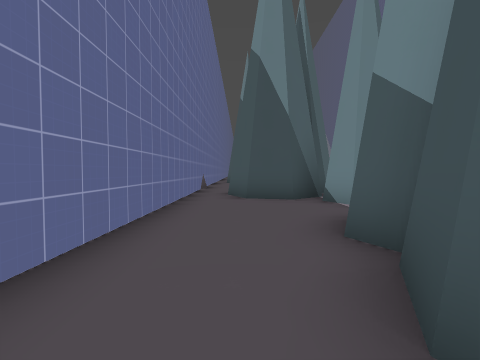
view 1 (above)

15 first-person views from a walk through a 3-D level made in the Godot game engine. The camera is 1.4 m above the floor, tilts 2° down and sees 85° across. The floor is counted in squares, 2 m on a side. Each view is taken from the middle of a square. On the plan, view 1 faces up. The plan holds only what a view shows up to about 9 squares ahead; the rest is blank. The place goes on beyond the plan. Surface patterns are stand-ins for the level's own textures.

view 2
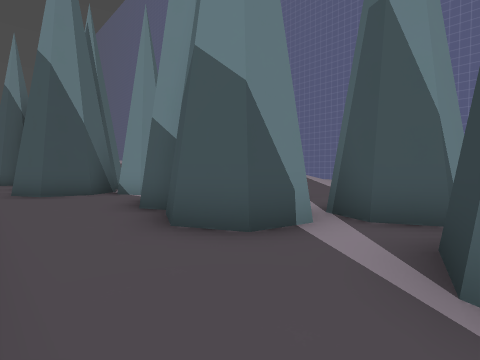

view 3
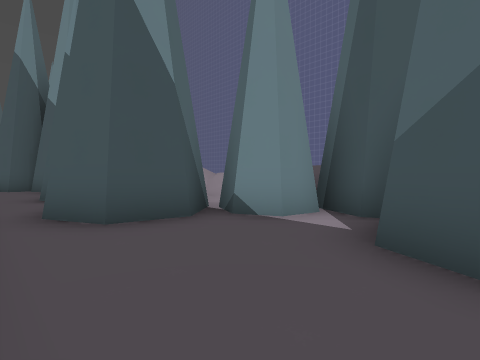

view 4
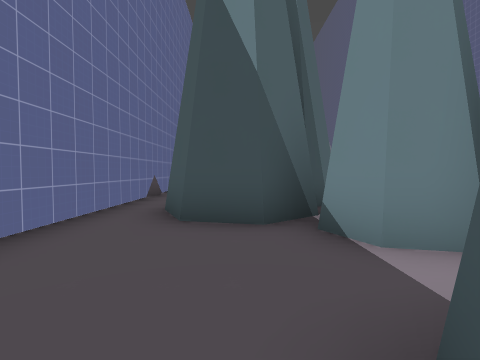

view 5
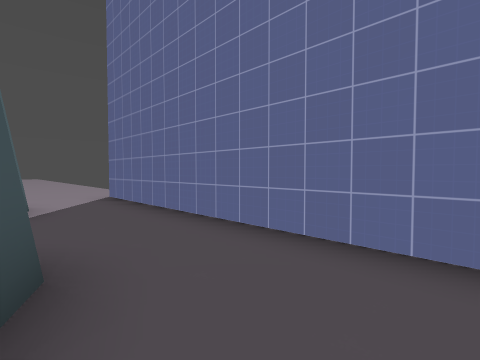

view 6
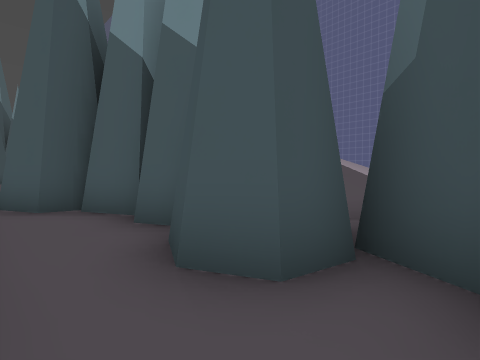

view 7
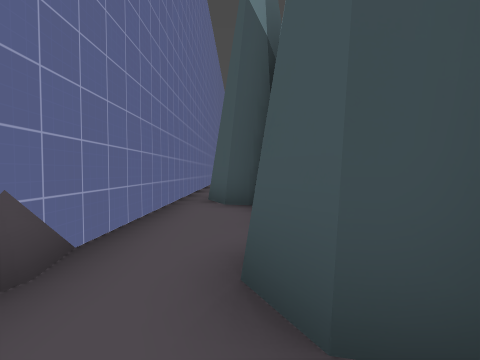

view 8
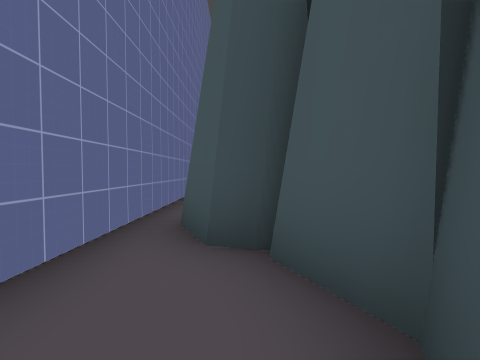

view 9
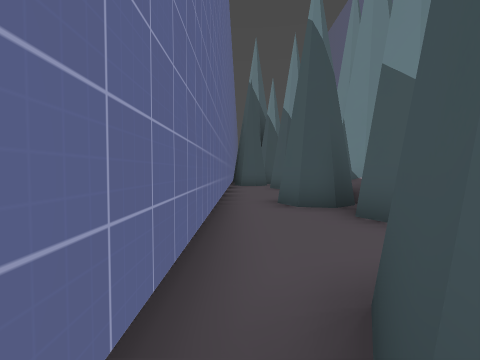

view 10
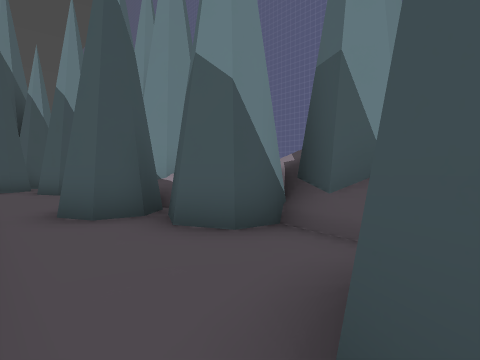

view 11
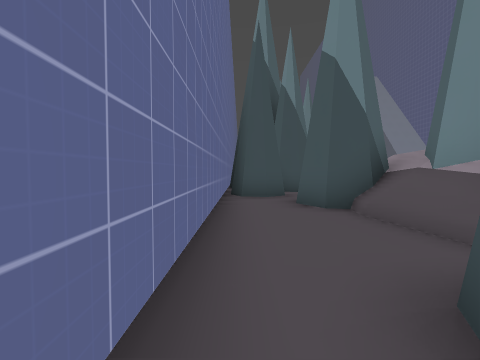

view 12
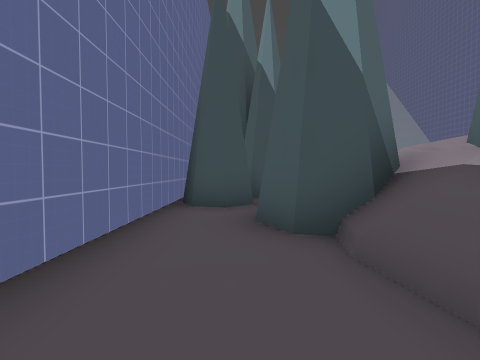

view 13
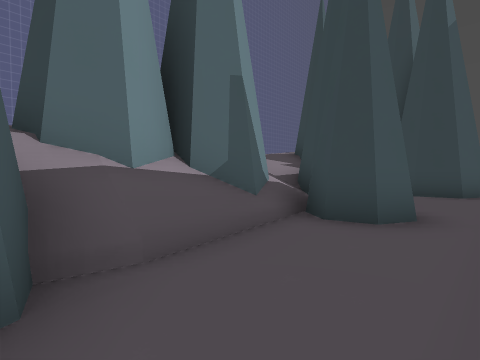

view 14
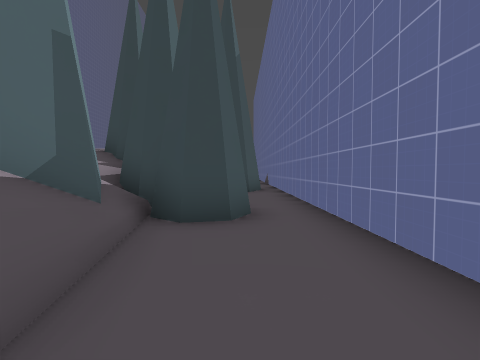

view 15
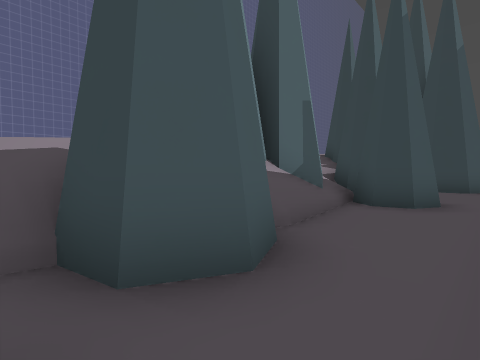

### Floor plan
Key: @ floor where view 1 was taken; # wall or solid block; . floor; / step, stairs or slope; = window, fence, low wall or low ledge.
Columns run from 2 left of view 1 to 6 right of it. Each row starts with its distance up from view 1.
 29   ##
 28 ####
 27 #.##//
 26 #..##/
 25 #..#//
 24 #..=##
 23 #...##
 22 #...#
 21 #.##/
 20 #..##/
 19 #..##//
 18 #...##/
 17 #.../#/
 16 #.##
 15 #.##
 14 #..#
 13 #..#
 12 #..#
 11 #..#  //
 10 #..## //
  9 #..###/
  8 #.###./
  7 #.###
  6 #...##/
  5 #.....#
  4 #...###
  3 #...#
  2 #...#  //
  1 #..##  //
  0 #.@.##
 -1 #....##
 -2 #..##.
 -3 #..#
 -4 #..
 -5 ...
 -6 ...
 -7 ...
 -8  ..

Positions as (right, up) in squares from view 1, and headings:
1: (0, 0), facing up
2: (-1, -2), facing up-right
3: (-1, 3), facing up-right
4: (1, 3), facing up
5: (1, 3), facing down-left
6: (-1, 9), facing up-right
7: (0, 9), facing up
8: (0, 12), facing up
9: (-1, 15), facing up
10: (-1, 16), facing up-right
11: (-1, 20), facing up
12: (0, 22), facing up
13: (-1, 25), facing down-right
14: (0, 25), facing down
15: (-1, 27), facing down-right
